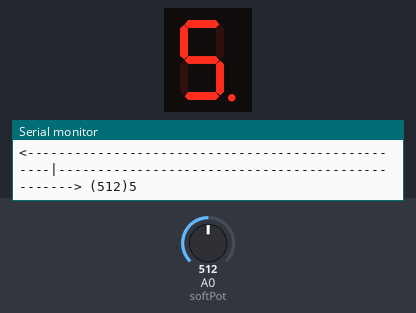
A sketch run on a simulated Arduino Uno, built with avr-gcc and run on an emulated ATmega328P. Parts: 1-digit seven-segment display, the last lines printed to the serial monitor. Wiring (inferred from the names in the program): 1-digit 7-segment display, segments lit when HIGH: segments pin 2, pin 3, pin 4, pin 5, pin 6, pin 7, pin 8, pin 9. The inputs (shaded band) are chosen by the test bench; at power-on: A0 (softPot) = 512. The segment pins are drawn as the display they are named for.

Above: at 1.2 s.
1.3 s: A0 (softPot) set to 493
At 2.2 s:
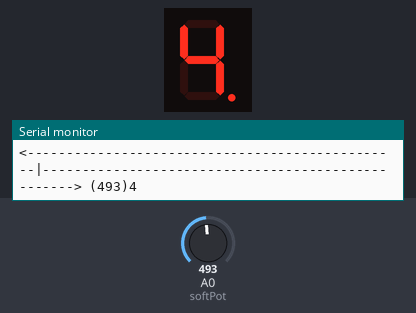
2.8 s: A0 (softPot) set to 423
5.8 s: A0 (softPot) set to 400
At 6.5 s:
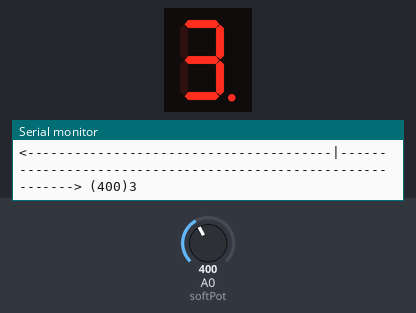
7.4 s: A0 (softPot) set to 349
8.9 s: A0 (softPot) set to 322
11.9 s: A0 (softPot) set to 1023
At 12.6 s:
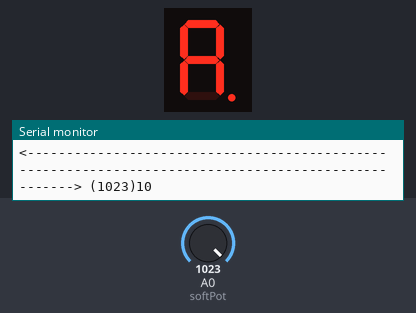
Timing chart, 0 to 14.5 s (numbered marks = the images above; inputs shaded):
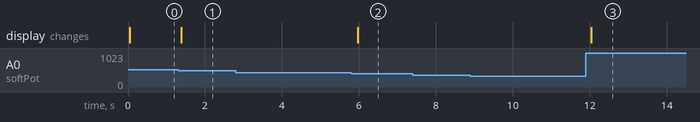

Measured:
- after the input at 1.3 s, the display: changes after 0.08 s (image 1)
- after the input at 5.8 s, the display: changes after 0.17 s (image 2)
- after the input at 11.9 s, the display: changes after 0.14 s (image 3)

The sketch:

exercicio-06-softpot-display7seg.ino
```cpp
/*
 * Versao by alisson
 * modificado 20 set 2018
 * utilizada com referencia o exemplo :

SoftPot_Example.ino
Example sketch for SparkFun's soft membrane potentiometer
  (https://www.sparkfun.com/products/8680)
Jim Lindblom @ SparkFun Electronics
April 28, 2016

- Conecta os pinos da extremidade do softpot's ao 5V and GND.
- Conecta o pino do meio ao A0.

Conforme a voltagem de saída do softpot muda, a linha grafica exibida no serial monitor muda de posição.

*/

// Declaração do display de 7 segmentos
byte seven_seg_digits[16][7] = { { 1,1,1,1,1,1,0 },  // = Digito 0
                                 { 0,1,1,0,0,0,0 },  // = Digito 1
                                 { 1,1,0,1,1,0,1 },  // = Digito 2
                                 { 1,1,1,1,0,0,1 },  // = Digito 3
                                 { 0,1,1,0,0,1,1 },  // = Digito 4
                                 { 1,0,1,1,0,1,1 },  // = Digito 5
                                 { 1,0,1,1,1,1,1 },  // = Digito 6
                                 { 1,1,1,0,0,0,0 },  // = Digito 7
                                 { 1,1,1,1,1,1,1 },  // = Digito 8
                                 { 1,1,1,0,0,1,1 },  // = Digito 9
                                 { 1,1,1,0,1,1,1 },  // = Digito A
                                 { 0,0,1,1,1,1,1 },  // = Digito B
                                 { 1,0,0,1,1,1,0 },  // = Digito C
                                 { 0,1,1,1,1,0,1 },  // = Digito D
                                 { 1,0,0,1,1,1,1 },  // = Digito E
                                 { 1,0,0,0,1,1,1 }   // = Digito F
                                 };
//Funcao que aciona o ponto no display
void writePonto(byte dot)
{
  digitalWrite(9, dot);
}

//Funcao que aciona o display
void sevenSegWrite(byte digit)
{
  byte pin = 2;
  //Percorre o array ligando os segmentos correspondentes ao digito
  for (byte segCount = 0; segCount < 7; ++segCount)
  {
    digitalWrite(pin, seven_seg_digits[digit][segCount]);
    ++pin;
  }
    writePonto(1);  //Liga o ponto
    delay(100);   //Aguarda 100 milisegundos
}

int softPot = A0;
// define o tamanho da linha
const int GRAPH_LENGTH = 100;

void setup() {
  Serial.begin(9600);
  // put your setup code here, to run once:
  pinMode(2, OUTPUT); //Pino 2 do Arduino ligado ao segmento A
  pinMode(3, OUTPUT); //Pino 3 do Arduino ligado ao segmento B
  pinMode(4, OUTPUT); //Pino 4 do Arduino ligado ao segmento C
  pinMode(5, OUTPUT); //Pino 5 do Arduino ligado ao segmento D
  pinMode(6, OUTPUT); //Pino 6 do Arduino ligado ao segmento E
  pinMode(7, OUTPUT); //Pino 7 do Arduino ligado ao segmento F
  pinMode(8, OUTPUT); //Pino 8 do Arduino ligado ao segmento G
  pinMode(9, OUTPUT); //Pino 9 do Arduino ligado ao segmento PONTO
  writePonto(0);  // Inicia com o ponto desligado
  pinMode(softPot, INPUT);
}

void loop()
{
  // faz a leitura do valor de saida no softpot no pino A0 do arduino (pino analógico)
  int softPotADC = analogRead(softPot);
  // realiza um mapeapento "de" - "para" dos valores de saida entregue pelo softpot.
  // No caso abaixo ele realiza um mapeamento de um valor maior para um valor menor
  int softPotPosition = map(softPotADC, 0, 1023, 0, GRAPH_LENGTH);

  // inicia a impressao da linha grafica
  Serial.print("<");
  // permite o icremento do contador "i" ate o valor declarado em graph_lenght
  for (int i=0; i<GRAPH_LENGTH; i++)
  {
    // quando o valor do contado "i" for igual ao valor de saida do softpot sera impresso o pipe "|"
    // senao sera impresso o traco "-"
    if (i == softPotPosition) Serial.print("|");
    else Serial.print("-");
  }
  Serial.print("> (" + String(softPotADC) + ")");
  Serial.println(softPotPosition/10);
  sevenSegWrite(softPotPosition/10);
}
```
